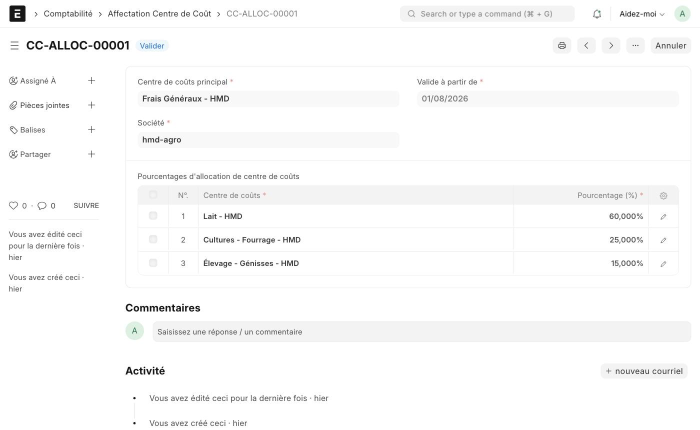
#> input picture passation/07_stage/outils_affiche/captures/cle.jpg, 1400 x 859 px (shown at 1/2 size); its folder holds 5 pictures in this run
$ python build_affiche.py
#> lines starting #> are read from the running program, lines starting #| are printed output that depends on the picture
"""Affiche de stage v2 : ajoute la clé de répartition des frais généraux
(livrée le 03/09) — textes, 3 captures recadrées, réorganisation des zones.
Part du pptx v1 sauvegardé, écrit le pptx dans ~/Downloads."""
import copy
from pathlib import Path

from PIL import Image
from pptx import Presentation
from pptx.util import Cm

HERE = Path(__file__).parent
CAP = HERE / "captures"
SRC = HERE / "affiche_v1_sauvegarde.pptx"
import os
STAGE = int(os.environ.get("STAGE", "9"))
OUT = Path(os.environ.get("OUT", str(Path.home() / "Downloads" / "Affiche_stage_Mohamed_Slim_HMD_AGRO.pptx")))

# ---------- captures recadrées ----------
def crop(name, box, out):
#> called with name = 'cle.jpg', box = (250, 140, 1385, 560), out = 'cle_crop.png'
    im = Image.open(CAP / name).crop(box)
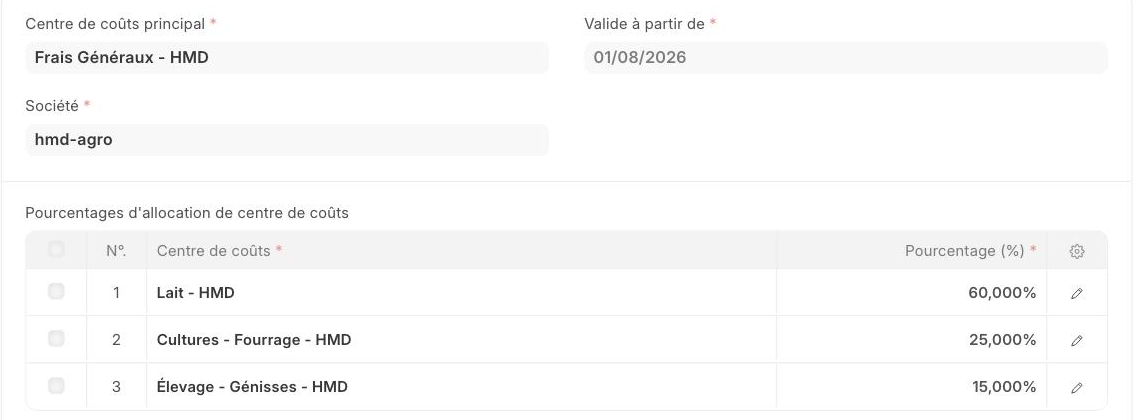
#> im: PIL image 1135x420 RGB; mean R, G, B 250.1, 250.1, 250.1
    im.save(CAP / out)
    return CAP / out, im.size

cle_png, cle_sz = crop("cle.jpg", (250, 140, 1385, 560), "cle_crop.png")
#> cle_sz = (1135, 420)
gl_png, gl_sz = crop("grand_livre.jpg", (17, 135, 1382, 565), "grand_livre_crop.png")
#> call 2 of crop, with name = 'grand_livre.jpg', box = (17, 135, 1382, 565), out = 'grand_livre_crop.png'
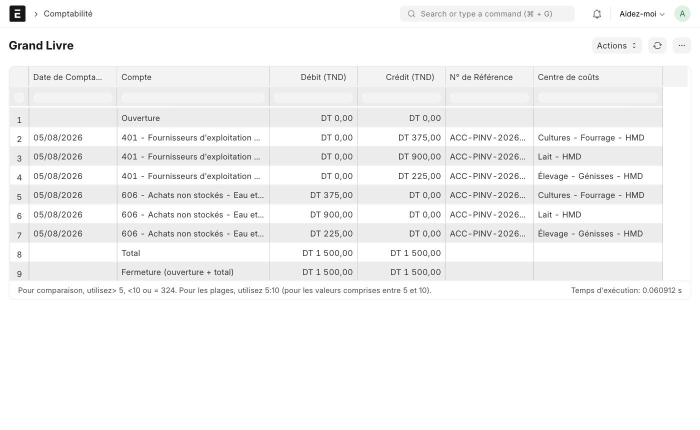
#> input picture passation/07_stage/outils_affiche/captures/grand_livre.jpg, 1400 x 859 px (shown at 1/2 size)
#> in crop (call 2), `im = Image.open(CAP / name).crop(box)`:
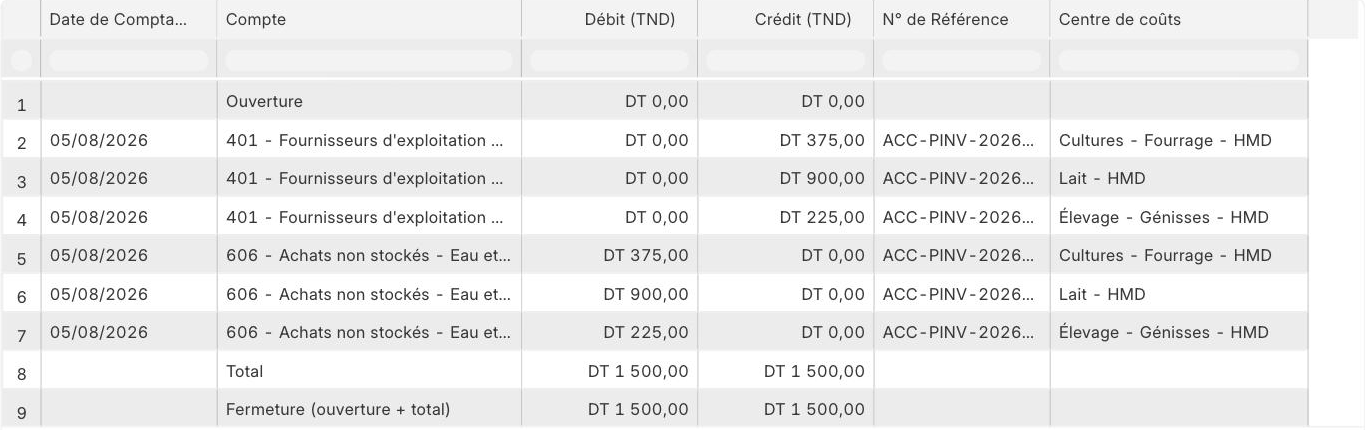
#> im: PIL image 1365x430 RGB; min 21, max 255, mean 237.1
#> gl_sz = (1365, 430)

# rapport : en-tête de colonnes + lignes 39–48 et 51 (sans les 2 lignes de
# stock qui demandent une explication orale)
#> (the run stopped early here; a loop or call above may not have finished)
